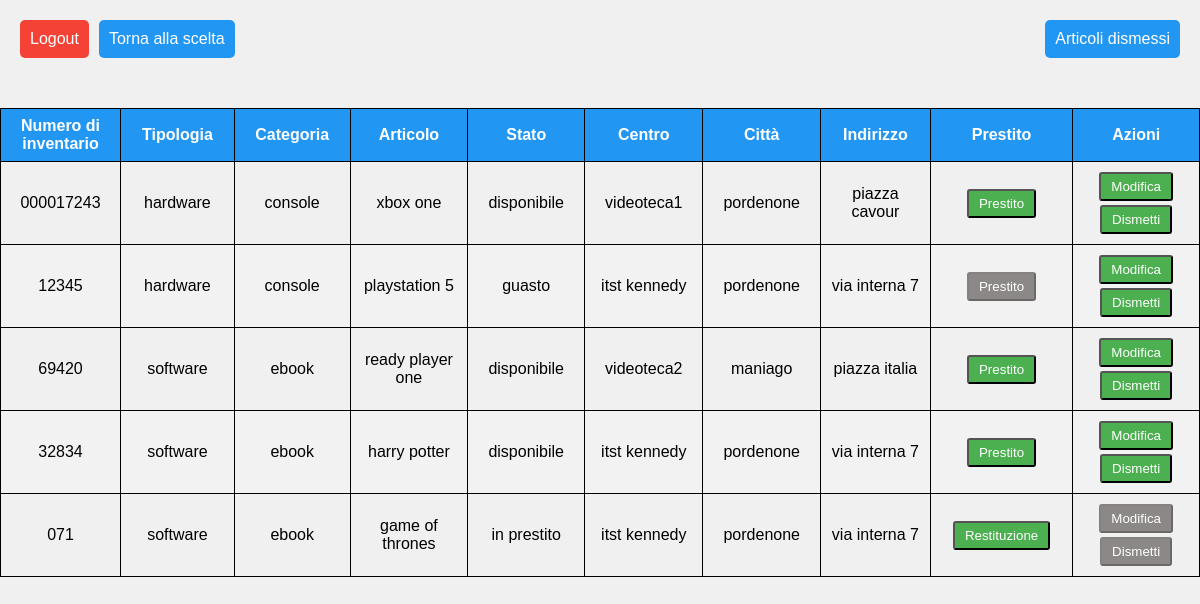
The page /backend/visualizzaArticoli.php (signed in) on the database as committed earlier.
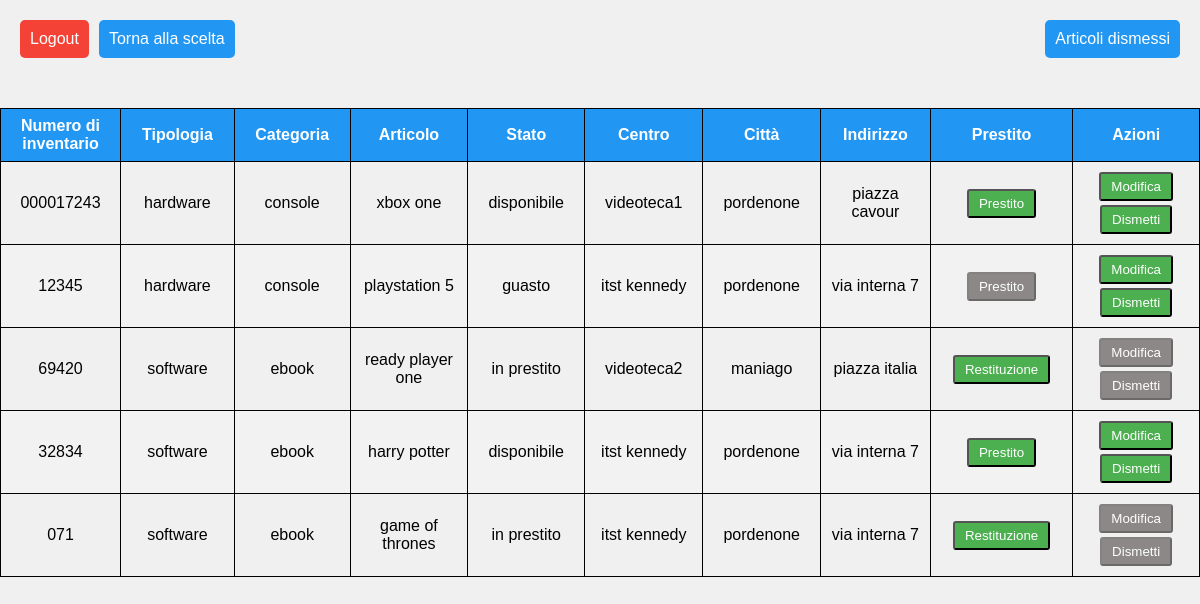
The same page on the database as committed later.
### tables this page shows
CREATE TABLE `articoli` (
  `id_articolo` int(16) NOT NULL,
  `numero_inventario` varchar(32) NOT NULL,
  `articolo` varchar(64) NOT NULL,
  `stato` set('disponibile','guasto','prenotato','in prestito') NOT NULL,
  `fk_id_categoria` int(16) DEFAULT NULL,
  `fk_id_centro` int(16) DEFAULT NULL
);

CREATE TABLE `categorie` (
  `id_categoria` int(16) NOT NULL,
  `categoria` varchar(32) NOT NULL,
  `tipologia` varchar(32) NOT NULL
);

CREATE TABLE `centri` (
  `id_centro` int(16) NOT NULL,
  `nome` varchar(32) NOT NULL,
  `citta` varchar(32) NOT NULL,
  `indirizzo` varchar(64) NOT NULL
);

### backend/visualizzaArticoli.php (the view, shortened to what this page needs)
<!DOCTYPE html>
<html>
<head>
    <link rel="stylesheet" href="../style/styles.css" type="text/css">
</head>
<body>
    <div class="button-container">
        <div class="top-left-container">
            <input type="button" name="logout" value="Logout" onclick="location.href='../logout.php'">
            <input type="button" name="login" value="Torna alla scelta" onclick="location.href='sceltaAdmin.php'">
        </div>
        <div class="top-right-container">
            <input type="button" name="loans" value="Articoli dismessi" onclick="location.href='visualizzaArticoliDismessi.php'">
        </div>
    </div>
    <div class="container">
        <div class="table-wrapper">
            <table class="fl-table">
                <thead>
                <tr>
                    <th>Numero di inventario</th>
                    <th>Tipologia</th>
                    <th>Categoria</th>
                    <th>Articolo</th>
                    <th>Stato</th>
                    <th>Centro</th>
                    <th>Città</th>
                    <th>Indirizzo</th>
                    <th>Prestito</th>
                    <th>Azioni</th>
                </tr>
                </thead>
                <tbody>
                <?php
                    $selectSql = "SELECT id_articolo, numero_inventario, tipologia, categoria, articolo, stato, nome, citta, indirizzo
                                    FROM articoli a JOIN centri c
                                    ON a.fk_id_centro = c.id_centro
                                    JOIN categorie cat
                                    ON a.fk_id_categoria = cat.id_categoria
                                    ORDER BY tipologia";
                    require_once '../db.php';
                    $result = $conn->query($selectSql);
                    while($row = $result->fetch_array(MYSQLI_ASSOC))
                    {
                        $n_inventario = $row['numero_inventario'];
                        $tipologia = $row['tipologia'];
                        $categoria = $row['categoria'];
                        $articolo = $row['articolo'];
                        $stato = $row['stato'];
                        $nome = $row['nome'];
                        $citta = $row['citta'];
                        $indirizzo = $row['indirizzo'];
                        $isAvailable = ($stato == "disponibile" || $stato == "in prestito") ? 1 : 0;
                        $isLoaned = ($stato == "in prestito") ? 1 : 0;
                        $isBooked = ($stato == "prenotato") ? 1 : 0;
                        echo
                            '<tr>
                                <td class="colonnaNumero">'.$n_inventario.'</td>
                                <td class="colonnaTipo">'.$tipologia.'</td>
                                <td class="colonnaCategoria">'.$categoria.'</td>
                                <td class="colonnaArticolo">'.$articolo.'</td>
                                <td class="colonnaStato">'.$stato.'</td>
                                <td class="colonnaNome">'.$nome.'</td>
                                <td class="colonnaCitta">'.$citta.'</td>
                                <td class="colonnaIndirizzo">'.$indirizzo.'</td>
                                <td class="colonnaTasti">
                                <button class="btn" type="button" onclick="location.href=\'prestito_articolo.php?id='.$row["id_articolo"].'&loaned='. $isLoaned .'\'" '. ($isAvailable == 1 ? "" : "disabled") . '>'.($isLoaned == 0 ? "Prestito" : "Restituzione").'</button>
                                </td>
                                <td class="colonnaTasti">
                                    <button class="btn" type="button" onclick="location.href=\'modifica_articolo.php?id='.$row["id_articolo"].'\'" '. (($isLoaned == 1 || $isBooked == 1) ? "disabled" : "") . '>Modifica</button>
                                    <button class="btn" type="button" onclick="location.href=\'dismetti_articolo.php?id='.$row["id_articolo"].'\'" '. (($isLoaned == 1 || $isBooked == 1) ? "disabled" : "") . '>Dismetti</button>
                                </td>
                            </tr>';
                    }
                ?>
                </tbody>
            </table>
        </div>
    </div>
</body>
</html>

### style/styles.css (style rules this page uses)
body { margin: 0; padding: 0; font-family: Arial, sans-serif; background-color: #f0f0f0; }
.container { display: flex; flex-direction: column; align-items: center; justify-content: flex-start; padding-top: 20px; }
.button-container { display: flex; flex-direction: row; justify-content: space-between; width: 100%; }
.top-right-container { display: flex; flex-direction: row; justify-content: right; width: 50%; }
.top-left-container { display: flex; flex-direction: row; justify-content: left; width: 50%; }
.table-wrapper { margin-top: 30px; }
.fl-table { width: 100%; border-collapse: collapse; border-spacing: 0; }
.fl-table th, .fl-table td { padding: 8px; text-align: center; border: 1px solid black; }
.fl-table th { background-color: #2196f3; color: #fff; text-align: center; }
.fl-table tr:nth-child(even) { background-color: #f2f2f2; }
.colonnaNumero { width: 150px; text-align: center; }
.colonnaTipo { width: 150px; text-align: center; }
.colonnaCategoria { width: 150px; text-align: center; }
.colonnaArticolo { width: 150px; text-align: center; }
.colonnaStato { width: 150px; text-align: center; }
.colonnaNome { width: 150px; text-align: center; }
.colonnaCitta { width: 150px; text-align: center; }
.colonnaIndirizzo { width: 150px; text-align: center; }
.colonnaTasti { width: 175px; align-items: center; text-align: center; }
button.btn { padding: 5px 10px; margin: 2px; text-decoration: none; background-color: #4caf50; color: #fff; border-radius: 3px; transition: background-color 0.3s; }
button.btn:disabled { background-color: #8b8887; }
input[type="button"][name="logout"] { margin-top: 20px; margin-right: 10px; padding: 10px; cursor: pointer; border: none; border-radius: 5px; background: #f44336; color: #ffffff; font-size: 16px; transition: all 0.3s ease; transform: translate(20px, 0); }
input[type="button"][name="login"] { margin-top: 20px; margin-right: 10px; padding: 10px; cursor: pointer; border: none; border-radius: 5px; background: #2196f3; color: #ffffff; font-size: 16px; transition: all 0.3s ease; transform: translate(20px, 0); }
input[type="button"][name="loans"] { margin-top: 20px; padding: 10px; cursor: pointer; border: none; border-radius: 5px; background: #2196f3; color: #ffffff; font-size: 16px; transition: all 0.3s ease; transform: translate(-20px, 0); }

Rows that differ between the two databases and show on the page:
changed articoli "ready player one": stato "disponibile" → "in prestito"; stato "Prestito" → "Restituzione"
